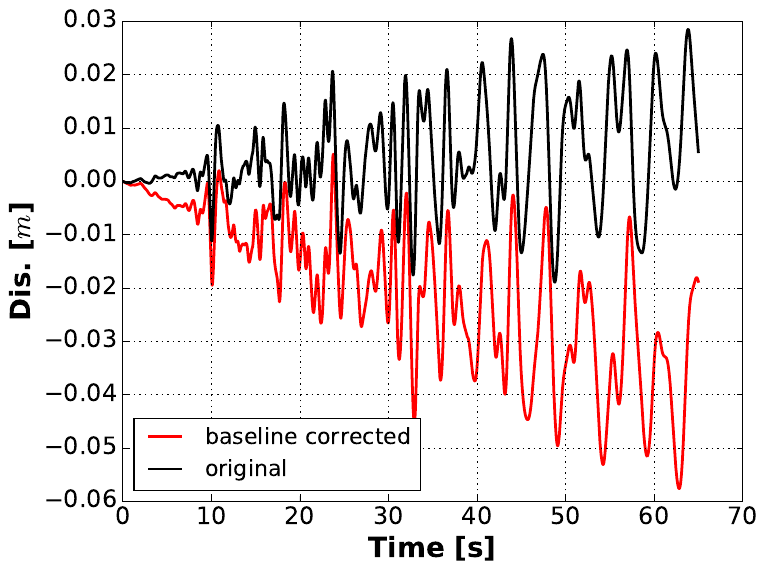

Source code (Python):
#### Script made for baseline correction in Seismosignal ######

import numpy as np
import scipy as sp
from scipy.signal import butter, lfilter
from matplotlib.font_manager import FontProperties
import matplotlib.ticker as ticker
import matplotlib.pyplot as plt 
import matplotlib
from scipy import integrate
from scipy.fftpack import fft


def butter_bandpass(lowcut, highcut, fs, order=4):  ##  4th order Butterworth filter bandpass
    
    nyq = 0.5 * fs
    
    low = lowcut / nyq
    
    high = highcut / nyq
    
    b, a = butter(order, [low, high], btype='band')
    
    return b, a

def butter_bandpass_filter(data, lowcut, highcut, fs, order=4):  

    b, a = butter_bandpass(lowcut, highcut, fs, order=order)

    y = lfilter(b, a, data)

    return y


def time_series_to_FFT(time_series_var, time):

	No_time_step = len(time); 

	dt = time[1] - time[0];  

	if No_time_step % 2 == 0:
		
		print "Number of time steps is even number"; 

		N = int(No_time_step/2); 

		f= sp.arange(0, N+1, 1)*1.0/N*(0.5/dt);

	else: 

		print "Number of time steps is odd number"; 

		N = int((No_time_step-1)/2);

		f = sp.arange(0, N+1, 1)*1.0/(2*N+1)*(1/dt);  

	fft_var_full = fft(time_series_var); 

	fft_var = fft_var_full[0:(N+1)];  ### only half is the effective info 

	fft_var_mag = 2*abs(fft_var)/No_time_step; 

	return f, fft_var, fft_var_mag; 

def baseline_correction_filtering(data_x, data_y, lowcut, highcut, fs, order, Is_detrend, Is_bandpass_filter):   ## perform linear detrend and bandpass filtering for acc data in order to baseline correct

	if Is_detrend: 

		coef = np.polyfit(data_x, data_y, 1);  ### linear fit 

		poly1d_fn = np.poly1d(coef) ### linear fit function 

		data_y_detrend = data_y - poly1d_fn(data_x); 

	else: 
	
		data_y_detrend = data_y; 

	if Is_bandpass_filter: 

		data_y_filtered_detrend = butter_bandpass_filter(data_y_detrend, lowcut, highcut, fs, order);

	else: 

		data_y_filtered_detrend = data_y_detrend; 

	return data_y_filtered_detrend;  



def acc_to_dis(acc_x, acc_y):   ### double integration from acc to vel and dis, acc_x is time vector, acc_y is acceleration series  

	vel = integrate.cumtrapz(acc_y, acc_x, initial=0);  

	dis = integrate.cumtrapz(vel, acc_x, initial=0); 

	return vel, dis; 



if __name__ == '__main__':
	
	#### simple test case #####

	input_acc_file = 'wavefield_1D_x_from_depth_0.0_at_depth_12_acc.txt';  ## 'wavefield_1D_x_from_depth_0.0_at_depth_12_acc.txt'; 

	acc = np.loadtxt(input_acc_file);   ### two column, first column is time, second column is acceleration  

	dt = 0.02; 

	fs = 1/dt; 

	f_lowcut = 0.1; 

	f_highcut = 24.999;   ### Important Note:: To make filter take effect, f2 must be less than half of the samping frequency. i.e., Nyquist frequency 

	order = 4;

	Is_detrend = True; 

	Is_bandpass_filter = True; 

	#######################################################################################
	#######################################################################################
	################################ old script for backup purpose ########################
	#######################################################################################
	#######################################################################################

	# coef = np.polyfit(acc[:, 0], acc[:, 1], 1); 

	# # print coef; 

	# # coef = [-1e-5, 1.4e-4]; 

	# poly1d_fn = np.poly1d(coef) ### linear fit function 

	# acc_detrend = acc[:, 1] - poly1d_fn(acc[:, 0]); 

	# acc_filtered_detrend = butter_bandpass_filter(acc_detrend, f_lowcut, f_highcut, fs, order=4); 

	# # acc_filtered_detrend = butter_bandpass_filter(acc[:, 1], f_lowcut, f_highcut, fs, order=4); 

	# # Vel = integrate.cumtrapz(acc[:, 1], acc[:, 0], initial=0);  

	# # Vel = integrate.cumtrapz(acc_detrend, acc[:, 0], initial=0);  

	# Vel = integrate.cumtrapz(acc_filtered_detrend, acc[:, 0], initial=0);  

	# Dis = integrate.cumtrapz(Vel, acc[:, 0], initial=0); 

	# f_original, fft_var_original, fft_var_mag_original = time_series_to_FFT(acc[:, 1], acc[:, 0]);

	# f_filtered, fft_var_filtered, fft_var_mag_filtered = time_series_to_FFT(acc_filtered_detrend, acc[:, 0]);

	#######################################################################################
	#######################################################################################
	#######################################################################################
	#######################################################################################


	acc_filtered_detrend = baseline_correction_filtering(acc[:, 0], acc[:, 1], f_lowcut, f_highcut, fs, order, Is_detrend, Is_bandpass_filter); 

	Vel, Dis = acc_to_dis(acc[:, 0], acc_filtered_detrend); 

	Vel_original, Dis_original = acc_to_dis(acc[:, 0], acc[:, 1]);


	axial_label_font = FontProperties()
	axial_label_font.set_family('sans-serif')
	axial_label_font.set_style('normal')
	axial_label_font.set_weight('bold')
	# axial_label_font.set_size('x-large')
	axial_label_font.set_size(20)



	legend_label_font = FontProperties()
	legend_label_font.set_family('sans-serif')
	legend_label_font.set_style('normal')
	legend_label_font.set_weight('normal')
	# legend_label_font.set_size('large')
	legend_label_font.set_size(16)

	numbercol = 1; 

	fig = plt.figure(); 

	ax = fig.add_subplot(111)

	# ax.plot(acc[:, 0], acc[:, 1], '-k', label='original', linewidth= 2);

	# ax.plot(acc[:, 0], acc_filtered_detrend, ':r', label='filtered detrend', linewidth= 2);


	# ax.plot(f_original, fft_var_mag_original, '-r', label='original', linewidth= 3);

	# ax.plot(f_filtered, fft_var_mag_filtered, '-k', label='filtered', linewidth= 1.5);


	ax.plot(acc[:, 0], Dis_original, '-r', label='baseline corrected', linewidth= 2);

	ax.plot(acc[:, 0], Dis, '-k', label='original', linewidth= 2);

	# plt.gca().set_xlim([0,0.5]); 

	plt.gca().get_xaxis().set_tick_params(direction='in',labelsize='x-large')

	plt.gca().get_yaxis().set_tick_params(direction='in',labelsize='x-large')

	plt.xlabel('Time [s]', fontproperties=axial_label_font); 

	plt.ylabel('Dis. [$m$]', fontproperties=axial_label_font); 

	plt.grid(True); 

	plt.legend(ncol= numbercol, loc='lower left', prop=legend_label_font); 

	plt.savefig('baseline_correction.pdf', bbox_inches='tight'); 

	plt.show(); 






############################################################# 
############# Test region for Butterworth Bandpass ##########
############################################################# 

# fs = 5000.0

# lowcut = 500.0

# highcut = 1250.0

# T = 0.05

# nsamples = T * fs

# t = np.linspace(0, T, nsamples, endpoint=False)

# a = 0.02

# f0 = 600.0

# x = 0.1 * np.sin(2 * np.pi * 1.2 * np.sqrt(t))

# x += 0.01 * np.cos(2 * np.pi * 312 * t + 0.1)

# x += a * np.cos(2 * np.pi * f0 * t + .11)

# x += 0.03 * np.cos(2 * np.pi * 2000 * t)

# plt.figure()

# plt.clf()

# plt.plot(t, x, label='Noisy signal')

# y = butter_bandpass_filter(x, lowcut, highcut, fs, order=4)

# plt.plot(t, y, label='Filtered signal (%g Hz)' % f0)

# plt.xlabel('time (seconds)')

# plt.hlines([-a, a], 0, T, linestyles='--')

# plt.grid(True)

# plt.axis('tight')

# plt.legend(loc='upper left')

# plt.show()

